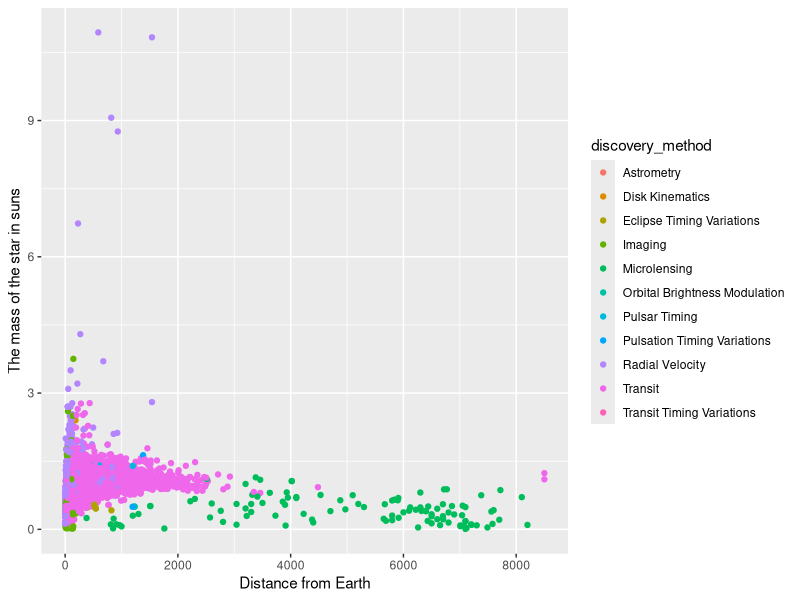
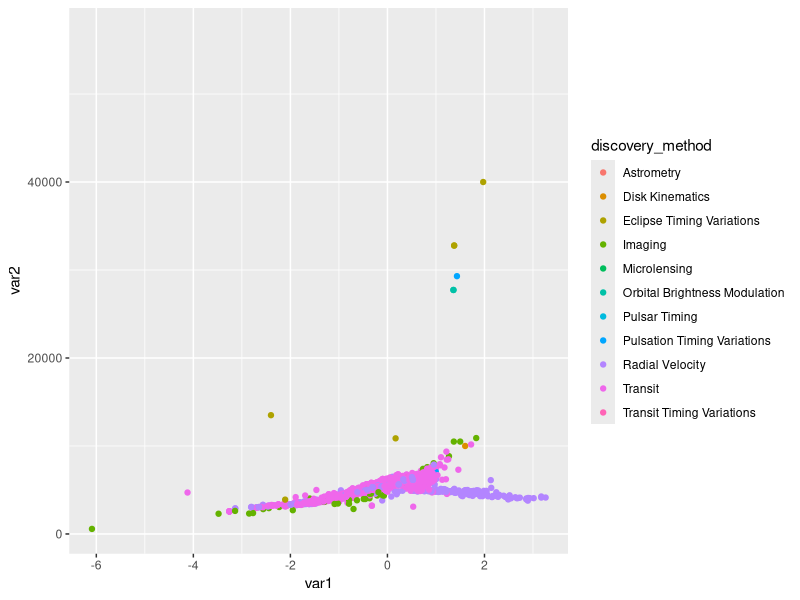

Recreate these plots in R, in order.
# setwd("C:/Users/k1599153/OneDrive - King's College London/exoplanets")

#####
library(tidyverse)
exoplanets <- read_csv("exoplanets.csv")
view(exoplanets)

####Question 1####

number_of_records <- nrow(exoplanets)

#There are 4521 records in the dataframe

####Question 2####

column_names <- colnames(exoplanets)
print(column_names)

####Question 3####

mean_orbital_period <- mean(exoplanets$`planet_orbital_period_(days)`, na.rm = TRUE)
print(mean_orbital_period)
median_orbital_period <- median(exoplanets$`planet_orbital_period_(days)`, na.rm = TRUE)
print(median_orbital_period)

####Question 4####

top_discovery_method <- exoplanets %>% 
  count(discovery_method) %>%  
  arrange(desc(n))

popular_discovery_method <- top_n(top_discovery_method, 1)
print(popular_discovery_method)[1]

#Answer: Transit

####Question 5####

planet_mass <- exoplanets %>%
  filter(discovery_method == "Transit") %>%
  arrange(desc(`planet_mass_(earths)`))
view(planet_mass)

largest_mass <- top_n(planet_mass, 1, wt = planet_mass$`planet_mass_(earths)`)
print(largest_mass)

####Answer: K2-52 b 457000 earths

####Question 6####

exoplanets2 <- exoplanets %>% 
  filter(`planet_mass_(earths)` < 450000)

largest_mass2 <- top_n(exoplanets2, 1, wt = exoplanets2$`planet_mass_(earths)`)
print(largest_mass2)

#Answer: Kepler-840 b; mass = 43000 earths

####Question 7####

exoplanets2 %>% 
  ggplot(aes(x = `system_distance_from_earth_(pc)`, 
             y = `star_mass_(suns)`, 
             color = discovery_method)) +
  geom_jitter() +
  labs(x = "Distance from Earth", y = "The mass of the star in suns")

####Question 8####

scatterplot <- function(var1, var2) {
  exoplanets2 %>% 
    ggplot(aes(x = var1, 
               y = var2,
               color = discovery_method)) +
    geom_jitter()
}

scatterplot(exoplanets2$`star_luminosity_(abs)`, exoplanets2$`star_temp_(K)`)


